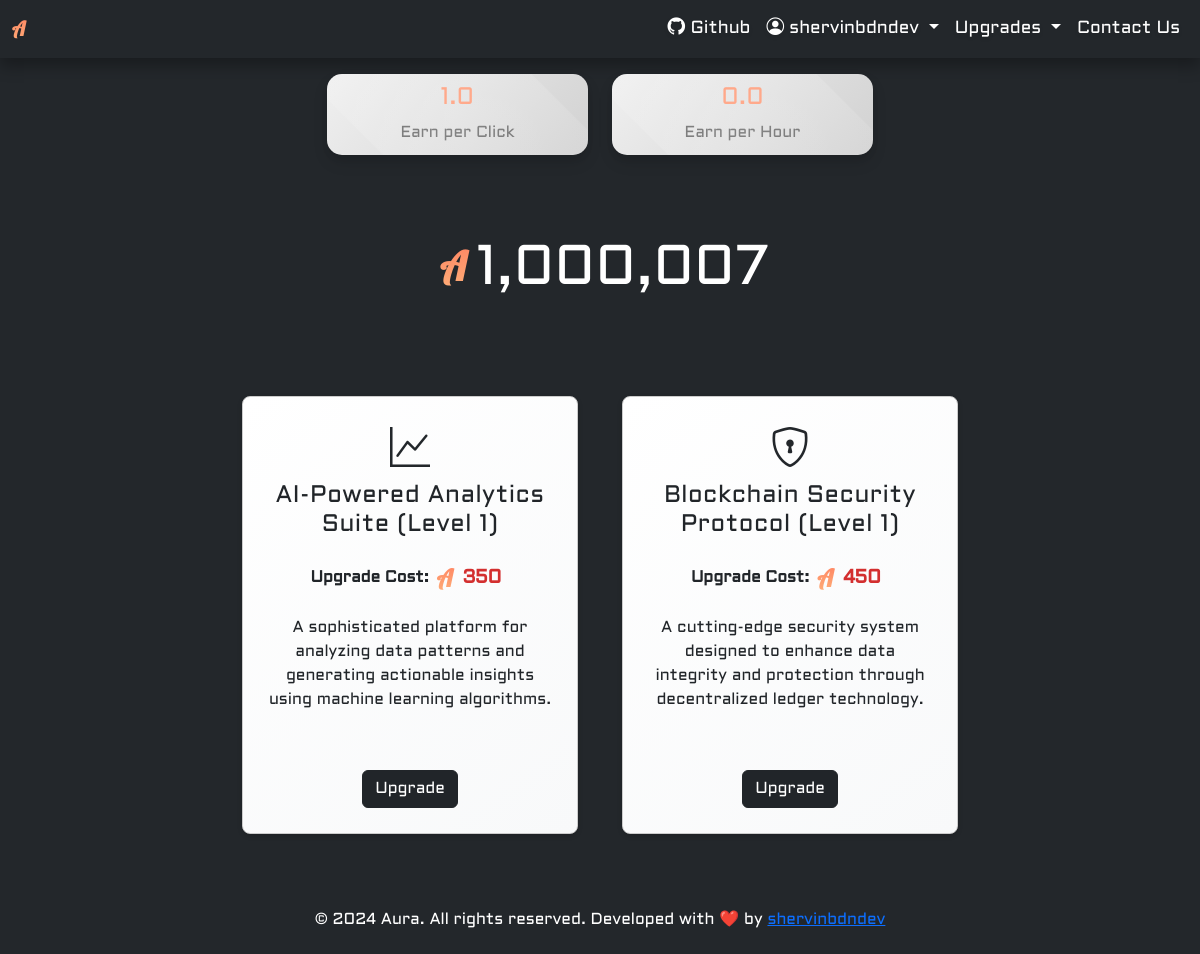
The app's page /upgrade/advanced/ (signed in) with its own data.
### upgrade/models.py (models this page shows, shortened)
class Card(models.Model):
    TYPE_CHOICES: list[tuple[str, str]] = [
        ('manual', 'Manual'),
        ('advanced', 'Advanced'),
        ('business', 'Business'),
        ('legendary', 'Legendary'),
    ]
    card_type = models.CharField(max_length=10, choices=TYPE_CHOICES, blank=True, null=True, verbose_name='Type')
    name = models.CharField(max_length=100, blank=True, null=True ,verbose_name='Name')
    description = models.TextField(verbose_name='Description')
    icon = models.CharField(max_length=100, blank=True, null=True ,verbose_name='Icon')
    initial_upgrade_cost = models.IntegerField(default=100, verbose_name='Upgrade Cost')
    class Meta:
        verbose_name = 'Card'
        verbose_name_plural = 'Cards'

### upgrade/views.py (the view)
class UpgradeCardsView(View):
    def get(self, request: HttpRequest, card_type: str) -> HttpResponse:
        user_coins, created = UserCoinModel.objects.get_or_create(user=request.user)
        cards = Card.objects.filter(card_type=card_type)
        user_upgrades = {upgrade.to_card.id: upgrade for upgrade in CardUpgrade.objects.filter(user=request.user)}
        return render(
            request=request,
            template_name='upgrade/upgrade.html',
            context={
                'card_data': [
                    {
                        'icon': card.icon,
                        'name': card.name,
                        'level': user_upgrades[card.id].card_level if card.id in user_upgrades else 1,
                        'cost': user_upgrades[card.id].card_upgrade_cost if card.id in user_upgrades else card.initial_upgrade_cost,
                        'description': card.description
                    }
                    for card in cards
                ],
                'coins': user_coins.coins,
                'has_claimed': user_coins.has_claimed_reward,
                'server': data,
            }
        )

### templates/upgrade/upgrade.html (shortened to what this page needs)
{% extends '../base.html' %}
{% load static %}
{% load humanize %}
{% block head %}
    <head>
        <link rel="stylesheet" href="{% static 'css/styles.css' %}">
        <link rel="stylesheet" href="https://cdnjs.cloudflare.com/ajax/libs/font-awesome/5.15.4/css/all.min.css">
        <link rel="stylesheet" href="https://cdn.jsdelivr.net/npm/bootstrap-icons@1.10.5/font/bootstrap-icons.css">
        <link rel="stylesheet" href="https://cdn.jsdelivr.net/npm/bootstrap@5.3.0-alpha1/dist/css/bootstrap.min.css">
    </head>
{% endblock head %}
{% block body %}
    <body class="profile">
        <div class="wrapper">
            <nav class="navbar navbar-expand-lg navbar-dark">
                <div class="container-fluid">
                    <a class="navbar-brand" style="font-family: Lobster;" href="{% url 'index' %}">A
                    </a>
                    <div class="collapse navbar-collapse justify-content-end" id="navbarNav">
                        <ul class="navbar-nav">
                            <a class="nav-link" href="https://github.com/shervinbdndev/Aura">
                                <i class="bi bi-github" aria-hidden="true"></i>&nbsp;Github
                            </a>
                            {% if request.user.is_authenticated %}
                                <li class="nav-item dropdown">
                                    <a class="nav-link dropdown-toggle" href="#" id="navbarDropdown" role="button" data-bs-toggle="dropdown" aria-expanded="false">
                                        <i class="bi bi-person-circle" aria-hidden="true"></i>&nbsp;{{ request.user.username }}
                                    </a>
                                </li>
                            {% endif %}
                            {% if request.user.is_authenticated %}
                                <li class="nav-item dropdown">
                                    <a class="nav-link dropdown-toggle" id="navbarDropdown" role="button" data-bs-toggle="dropdown" aria-expanded="false">
                                        Upgrades
                                    </a>
                                </li>
                            {% else %}
                                {{ none }}
                            {% endif %}
                            <li class="nav-item">
                                <a class="nav-link" href="#">Contact Us</a>
                            </li>
                        </ul>
                    </div>
                </div>
            </nav>
            <div class="container py-3">
                <div class="row justify-content-center align-items-stretch">
                    <div class="col-lg-3 col-md-4 col-5">
                        <div class="fancy-container text-center d-flex flex-column justify-content-center">
                            <h1 class="mb-2">1.0</h1>
                            <p>Earn per Click</p>
                        </div>
                    </div>
                    <div class="col-lg-3 col-md-4 col-5">
                        <div class="fancy-container text-center d-flex flex-column justify-content-center">
                            <h1 class="mb-2">0.0</h1>
                            <p>Earn per Hour</p>
                        </div>
                    </div>
                </div>
            </div>
            <div class="container py-5">
                <div class="row justify-content-center text-white text-center">
                    <div class="col-lg-4 d-flex flex-column align-items-center justify-content-center">
                        <div class="d-flex flex-row align-items-center">
                            <h1 class="navbar-brand p-2 mb-3" style="font-family: Lobster; font-size: 2.5rem;">A</h1>
                            <h1 class="display-4"><span id="coin-count">{{ coins|intcomma }}</span></h1>
                        </div>
                    </div>
                </div>
            </div>
            <div class="container py-4">
                {% if card_data %}
                    <div class="row justify-content-center">
                        {% for card in card_data %}
                            <div class="col-12 col-sm-6 col-md-4 mb-4 d-flex justify-content-center">
                                <div class="card-container elevation-2">
                                    <i class="{{ card.icon }} card-icon"></i>
                                    <h5 class="card-title">{{ card.name }} (Level {{ card.level }})</h5>
                                    <div class="row justify-content-center align-items-center">
                                        <div class="col-auto text-center">
                                            <div class="d-flex justify-content-center align-items-center mb-0">
                                                <strong class="me-2">Upgrade Cost:</strong>
                                                <span class="navbar-brand p-0" style="font-family: Lobster; font-size: 1.5rem;">A</span>
                                                <span class="coin-amount pt-4">{{ card.cost|intcomma }}</span>
                                            </div>
                                        </div>
                                    </div>
                                    <p class="card-description">{{ card.description }}</p>
                                    <br><br>
                                    <button class="btn btn-dark">Upgrade</button>
                                </div>
                            </div>
                        {% endfor %}
                    </div>
                {% else %}
                    <p class="text-white text-center">No cards available for upgrades</p>
                {% endif %}
            </div>
        </div>
    </body>
{% endblock body %}
{% block footer %}
    <footer class="text-white text-center py-3">
        <p>&copy; {{ server.copyright }} Developed with ❤️ by <a href="https://shervinbdndev.vercel.app/#/">shervinbdndev</a></p>
    </footer>
{% endblock footer %}

### static/css/styles.css (style rules this page uses)
html, body { height: 100%; }
.wrapper { min-height: 100%; display: flex; flex-direction: column; }
.btn { transition: background-color 0.3s ease; }
.profile { background: #23272b; }
.fancy-container { background: linear-gradient(135deg, #f0f0f0, #d1d1d1); padding: 10px; margin-bottom: 15px; border-radius: 15px; border: none; box-shadow: 0 8px 15px rgba(0, 0, 0, 0.1), 0 4px 6px rgba(0, 0, 0, 0.06); transition: all 0.3s ease-in-out; position: relative; overflow: hidden; }
.fancy-container h1 { color: #ff9671; font-size: 1.5rem; }
.fancy-container p { font-size: 1rem; color: #666; margin-bottom: 0; }
.fancy-container:before { content: ""; position: absolute; top: -50%; left: -50%; width: 200%; height: 200%; background: radial-gradient(circle, rgba(255, 255, 255, 0.2), transparent); transform: rotate(45deg); transition: all 0.6s ease-in-out; }
footer { flex-shrink: 0; }
.navbar { background-color: #23272b; padding: 1rem 2rem; box-shadow: 0 8px 15px rgba(0, 0, 0, 0.3); transition: all 0.3s ease; }
.navbar-brand { color: #fff; font-weight: 700; text-transform: uppercase; background: -webkit-linear-gradient(#ff7e5f, #feb47b); background-clip: text; -webkit-background-clip: text; -webkit-text-fill-color: transparent; letter-spacing: 2px; transition: all 0.3s ease; }
.navbar-nav .nav-link { font-size: 1.1rem; color: #fff; transition: color 0.3s ease; padding: 0.5rem 1rem; text-shadow: 0 2px 4px rgba(0, 0, 0, 0.1); }
.card-container { border: 1px solid #ccc; border-radius: 8px; padding: 25px; margin: 10px; text-align: center; box-shadow: 0 4px 8px rgba(0, 0, 0, 0.1); transition: transform 0.3s, box-shadow 0.3s; background: linear-gradient(145deg, #fff, #f8f9fa); }
.card-icon { font-size: 40px !important; margin-bottom: 15px; color: #23272b; }
.card-title { font-size: 1.5rem; font-weight: 500; color: #666; margin-bottom: 10px; letter-spacing: 0.5px; }
.coin-amount { font-size: 1.2rem; font-weight: 700; color: #d32f2f; margin-bottom: 15px; padding: 8px; }
.card-description { font-size: 1rem; margin-bottom: 10px; }
.elevation-2 { box-shadow: 0 2px 5px rgba(0, 0, 0, 0.15); }

### templates/upgrade/upgrade.html (style rules this page uses)
* { font-family: Aldrich; }

### records on screen
Card: name "AI-Powered Analytics Suite", description "A sophisticated platform for analyzing data patterns and generating actionable insights using machine learning algorithms."
Card: name "Blockchain Security Protocol", description "A cutting-edge security system designed to enhance data integrity and protection through decentralized ledger technology."

### other values on screen
{{ request.user.username }} "shervinbdndev"
{{ coins|intcomma }} "1,000,007"
{{ card.level }} "1" "1"
{{ card.cost|intcomma }} "350" "450"
{{ server.copyright }} "2024 Aura. All rights reserved."
